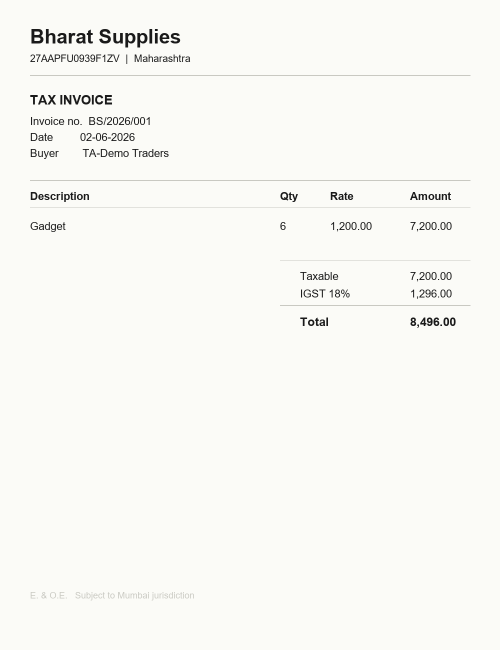
#> input picture film/data/bill.png, 1000 x 1300 px, given as the content of the folder tests/fixtures/bill_pile, which was not available (shown at 1/2 size)
$ python degrade_bills.py
#> lines starting #> are read from the running program, lines starting #| are printed output that depends on the picture; pictures that were not available may be replaced by others from this repository, and a replacement may not be noted
"""Make a clean bill look like a bill somebody photographed on a desk.

    uv run python scripts/degrade_bills.py --src tests/fixtures/bill_pile \
        --out tests/fixtures/bill_pile_photo

The generated pile is rendered text: crisp glyphs, even lighting, dead straight.
Scoring against it measures the model's reading and not much else, and the
number it produces - a hundred percent - is not a number a firm should plan
around. Bills actually arrive as phone photographs: a few degrees of skew, a
shadow across one side, JPEG artefacts from being forwarded twice on WhatsApp.

So this makes the same bills harder in exactly those ways, keeping the truth
file beside each one. The difference between the two scores is what capture
conditions cost, which is the thing worth knowing before promising a firm
anything about a folder of scans.

Deliberately not: crumpling, tearing, handwriting over the total. Those produce
documents the reader should refuse, and it already has an attention list for
that; what is being measured here is the everyday bad photograph.
"""

from __future__ import annotations

import argparse
import random
import shutil
from pathlib import Path

from PIL import Image, ImageEnhance, ImageFilter

#: How far a page slips when somebody photographs it on a desk.
MAX_SKEW_DEGREES = 2.2

#: WhatsApp re-encodes; twice through is normal by the time it reaches a firm.
JPEG_QUALITY = (38, 62)


def shadow(image: Image.Image, strength: float = 0.45) -> Image.Image:
    """A soft gradient across the page, the way a hand or a lamp falls on it."""
    width, height = image.size
    gradient = Image.linear_gradient("L")
    if random.random() < 0.5:
        # Rotate before the resize: a rotated 256x256 gradient resized to the
        # page fits, a gradient rotated after it is the page's size transposed.
        gradient = gradient.transpose(Image.Transpose.ROTATE_90)
    gradient = gradient.resize((width, height)).point(
        lambda v: int(255 - v * strength)
    )
    darkened = image.copy()
    darkened.putalpha(gradient)
    flat = Image.new("RGB", image.size, "white")
    flat.paste(darkened, mask=darkened.split()[3])
    return flat


def photograph(path: Path, out: Path, seed: int = 0) -> Path:
    """One bill, as if it had been photographed and forwarded."""
    random.seed(seed or hash(path.name) % 10_000)
    image = Image.open(path).convert("RGB")

    image = image.rotate(
        random.uniform(-MAX_SKEW_DEGREES, MAX_SKEW_DEGREES),
        resample=Image.Resampling.BICUBIC,
        expand=True,
        fillcolor=(252, 252, 250),
    )
    image = shadow(image, strength=random.uniform(0.25, 0.5))
    image = ImageEnhance.Contrast(image).enhance(random.uniform(0.82, 0.98))
    image = image.filter(ImageFilter.GaussianBlur(radius=random.uniform(0.3, 0.9)))

    # A phone photo is not the page's own resolution.
    scale = random.uniform(0.55, 0.8)
    image = image.resize(
        (int(image.width * scale), int(image.height * scale)),
        Image.Resampling.LANCZOS,
    )

    out.parent.mkdir(parents=True, exist_ok=True)
    image.save(out, quality=random.randint(*JPEG_QUALITY), subsampling=2)
    return out


def main() -> int:
    parser = argparse.ArgumentParser(description=__doc__)
    parser.add_argument("--src", default="tests/fixtures/bill_pile")
    parser.add_argument("--out", default="tests/fixtures/bill_pile_photo")
    parser.add_argument("--seed", type=int, default=0)
    args = parser.parse_args()

    src, out = Path(args.src), Path(args.out)
    made = 0
    for image in sorted(src.glob("*.png")):
        target = out / f"{image.stem}.jpg"
        try:
            photograph(image, target, seed=args.seed)
#> in photograph, image is the input picture: PIL image 1000x1300 RGB; mean R, G, B 248.1, 248.1, 244.1
#> in photograph, `image = image.rotate( random.uniform(-MAX_SKEW_DEGREES, MAX_SKEW_DEGRE..`:
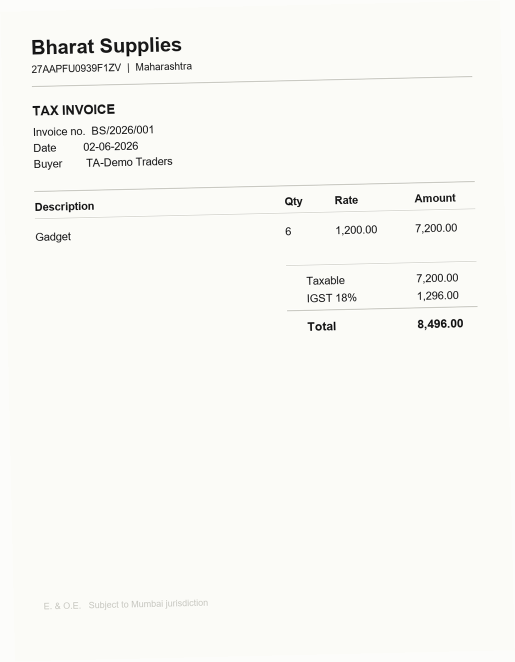
#> image: PIL image 1030x1324 RGB (shown at 1/2 size); mean R, G, B 248.2, 248.2, 244.3
#> in shadow, `gradient = Image.linear_gradient("L")`:
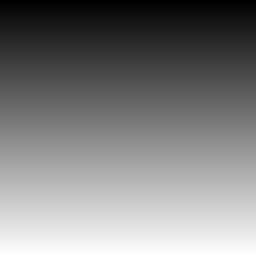
#> gradient: PIL image 256x256 L; min 0, max 255, mean 127.5
#> in shadow, `gradient = gradient.transpose(Image.Transpose.ROTATE_90)`:
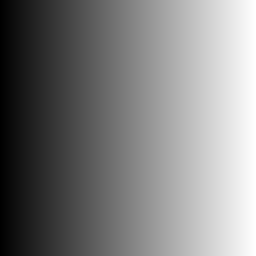
#> gradient: PIL image 256x256 L; min 0, max 255, mean 127.5
#> in shadow, `gradient = gradient.resize((width, height)).point( lambda v: int(255 -..`:
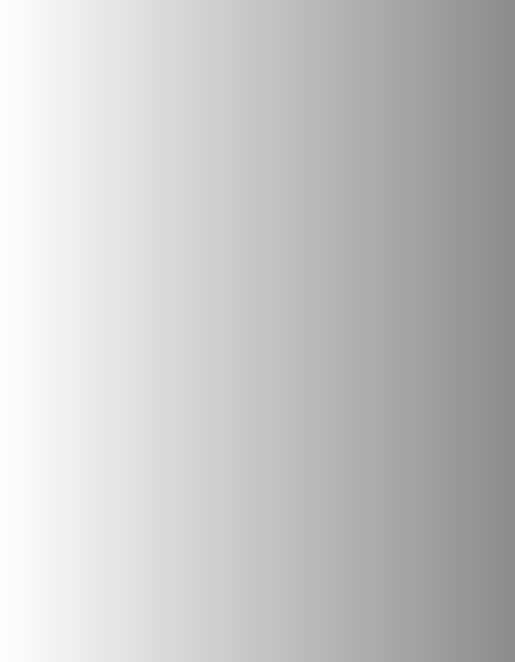
#> gradient: PIL image 1030x1324 L (shown at 1/2 size); min 140, max 255, mean 197.4
#> in shadow, `flat = Image.new("RGB", image.size, "white")`: flat: PIL image 1030x1324 RGB; every value is 255
#> in photograph, `image = image.resize( (int(image.width * scale), int(image.height * sc..`:
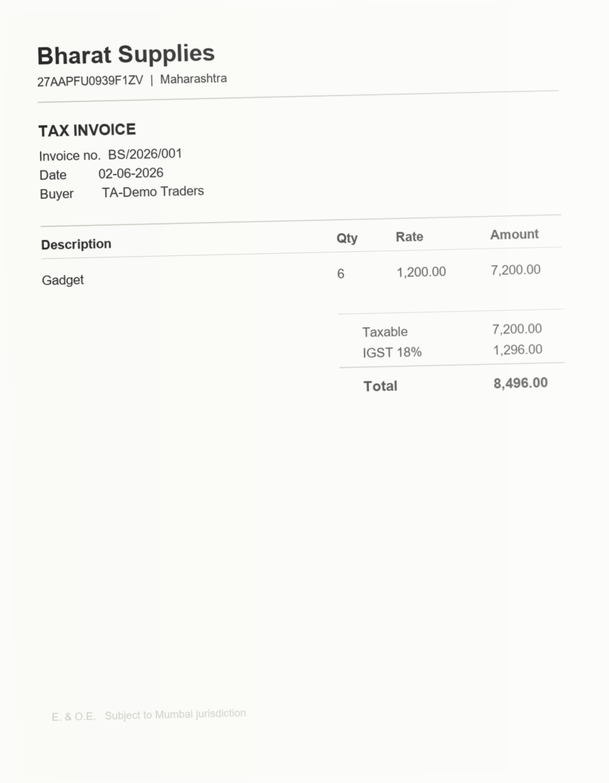
#> image: PIL image 609x783 RGB; mean R, G, B 248.6, 248.6, 246.6
        except OSError:
            # The pile deliberately contains one file that is not a readable
            # image. It is carried across untouched: a reader that refuses it is
            # part of what the score is measuring.
            out.mkdir(parents=True, exist_ok=True)
            shutil.copyfile(image, out / image.name)
            target = out / image.name
        truth = image.with_suffix(".json")
        if truth.is_file():
            shutil.copyfile(truth, target.with_suffix(".json"))
        made += 1

    print(f"  {made} photographed bill(s) in {out}")
    print("  the truth files came across unchanged, so the two piles score alike")
    return 0


if __name__ == "__main__":
    raise SystemExit(main())
#> (the program exits here)
